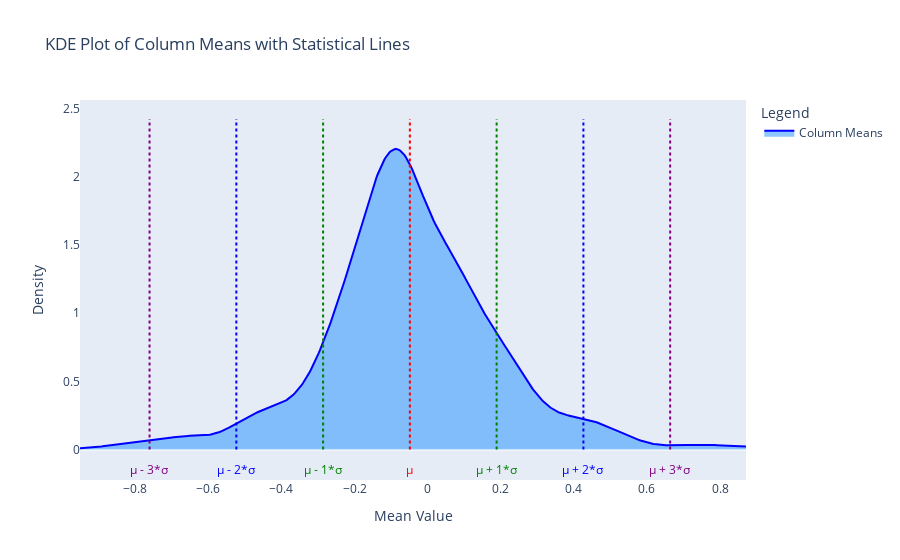

Source (notebook cell):
### Code cell
# Assuming 'df' is your DataFrame
# Calculate the mean for each numeric column, ignoring NaN values
means = df.select_dtypes(include=[np.number]).mean()

# Compute overall mean and standard deviation of these means
overall_mean = means.mean()
overall_std = means.std()

# Create a simple KDE plot using Plotly's Figure Factory
fig = ff.create_distplot([means.dropna()], ['Column Means'], show_hist=False, show_rug=False)

# Add vertical lines for mean and mean ± standard deviations
lines = [overall_mean, overall_mean - overall_std, overall_mean + overall_std,
         overall_mean - 2 * overall_std, overall_mean + 2 * overall_std,
         overall_mean - 3 * overall_std, overall_mean + 3 * overall_std]
colors = ['red', 'green', 'green', 'blue', 'blue', 'purple', 'purple']
names = ['μ', 'μ - 1*σ', 'μ + 1*σ', 'μ - 2*σ', 'μ + 2*σ', 'μ - 3*σ', 'μ + 3*σ']
line_style = dict(dash='dot', width=2)

# Update density plot to have a filled color with transparency
fig.data[0].update(
    marker=dict(color='blue', line=dict(width=0)),
    fill='tozeroy',
    fillcolor='rgba(30,144,255,0.5)'
)

# Max density for y-scale of lines
max_density = fig.data[0].y.max() * 1.1  # Scale it a bit for visual clarity

# Add dotted vertical lines and x-axis annotations for the statistical measures
for line, color, name in zip(lines, colors, names):
    fig.add_trace(go.Scatter(
        x=[line, line],
        y=[0, max_density],  # Extend from 0 to max density for visibility
        mode='lines',
        line=dict(color=color, **line_style),
        name=name
    ))

    # Add annotations directly on the x-axis for each line
    fig.add_annotation(
        x=line, y=0,
        text=name,
        showarrow=False,
        yshift=-20,
        xshift=-5 if 'Mean' in name else 0,
        font=dict(color=color)
    )

# Remove legend for vertical lines
fig.for_each_trace(
    lambda trace: trace.update(showlegend=False) if trace.name in names else (),
)

# Update layout for better visualization
fig.update_layout(
    title='KDE Plot of Column Means with Statistical Lines',
    xaxis_title='Mean Value',
    yaxis_title='Density',
    legend_title='Legend',
    xaxis=dict(showgrid=False),
    yaxis=dict(showgrid=False)
)

# Show the plot
fig.show()

### Figure 1 — Plotly figure (JSON) as saved in the notebook; plotly's stock layout.template omitted (floating-point values rounded to 4 significant figures; data arrays with more than 128 entries replaced by an {"elided": "..."} marker saying what was removed)
{"data": [{"fill": "tozeroy", "fillcolor": "rgba(30,144,255,0.5)", "legendgroup": "Column Means", "marker": {"color": "blue", "line": {"width": 0}}, "mode": "lines", "name": "Column Means", "showlegend": true, "type": "scatter", "x": {"elided": "500 float values"}, "xaxis": "x", "y": {"elided": "500 float values"}, "yaxis": "y"}, {"line": {"color": "red", "dash": "dot", "width": 2}, "mode": "lines", "name": "μ", "showlegend": false, "type": "scatter", "x": [-0.0487, -0.0487], "y": [0, 2.425]}, {"line": {"color": "green", "dash": "dot", "width": 2}, "mode": "lines", "name": "μ - 1*σ", "showlegend": false, "type": "scatter", "x": [-0.2861, -0.2861], "y": [0, 2.425]}, {"line": {"color": "green", "dash": "dot", "width": 2}, "mode": "lines", "name": "μ + 1*σ", "showlegend": false, "type": "scatter", "x": [0.1887, 0.1887], "y": [0, 2.425]}, {"line": {"color": "blue", "dash": "dot", "width": 2}, "mode": "lines", "name": "μ - 2*σ", "showlegend": false, "type": "scatter", "x": [-0.5235, -0.5235], "y": [0, 2.425]}, {"line": {"color": "blue", "dash": "dot", "width": 2}, "mode": "lines", "name": "μ + 2*σ", "showlegend": false, "type": "scatter", "x": [0.4261, 0.4261], "y": [0, 2.425]}, {"line": {"color": "purple", "dash": "dot", "width": 2}, "mode": "lines", "name": "μ - 3*σ", "showlegend": false, "type": "scatter", "x": [-0.7609, -0.7609], "y": [0, 2.425]}, {"line": {"color": "purple", "dash": "dot", "width": 2}, "mode": "lines", "name": "μ + 3*σ", "showlegend": false, "type": "scatter", "x": [0.6635, 0.6635], "y": [0, 2.425]}], "layout": {"annotations": [{"font": {"color": "red"}, "showarrow": false, "text": "μ", "x": -0.0487, "xshift": 0, "y": 0, "yshift": -20}, {"font": {"color": "green"}, "showarrow": false, "text": "μ - 1*σ", "x": -0.2861, "xshift": 0, "y": 0, "yshift": -20}, {"font": {"color": "green"}, "showarrow": false, "text": "μ + 1*σ", "x": 0.1887, "xshift": 0, "y": 0, "yshift": -20}, {"font": {"color": "blue"}, "showarrow": false, "text": "μ - 2*σ", "x": -0.5235, "xshift": 0, "y": 0, "yshift": -20}, {"font": {"color": "blue"}, "showarrow": false, "text": "μ + 2*σ", "x": 0.4261, "xshift": 0, "y": 0, "yshift": -20}, {"font": {"color": "purple"}, "showarrow": false, "text": "μ - 3*σ", "x": -0.7609, "xshift": 0, "y": 0, "yshift": -20}, {"font": {"color": "purple"}, "showarrow": false, "text": "μ + 3*σ", "x": 0.6635, "xshift": 0, "y": 0, "yshift": -20}], "autosize": true, "barmode": "overlay", "hovermode": "closest", "legend": {"title": {"text": "Legend"}, "traceorder": "reversed"}, "title": {"text": "KDE Plot of Column Means with Statistical Lines"}, "xaxis": {"anchor": "y2", "autorange": true, "domain": [0, 1], "range": [-0.9513, 0.871], "showgrid": false, "title": {"text": "Mean Value"}, "type": "linear", "zeroline": false}, "yaxis": {"anchor": "free", "autorange": true, "domain": [0, 1], "position": 0, "range": [-0.5056, 2.579], "showgrid": false, "title": {"text": "Density"}, "type": "linear"}}}
